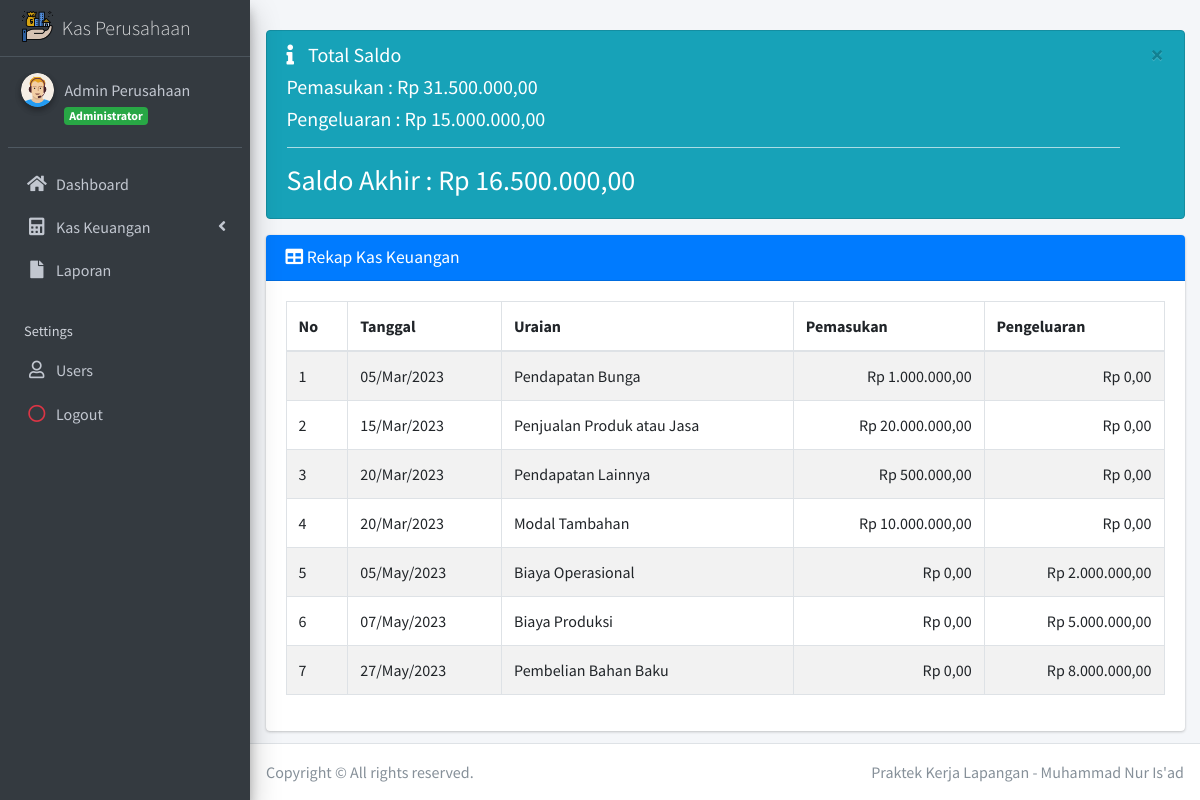
Screenshot of /?page=rekap_k (signed in) with the database file from the repository.
### tables this page shows
CREATE TABLE `tb_kas` (
  `id` int(11) NOT NULL,
  `tanggal` date NOT NULL,
  `uraian` varchar(200) NOT NULL,
  `masuk` int(11) NOT NULL,
  `keluar` int(11) NOT NULL,
  `jenis` enum('Masuk','Keluar') NOT NULL
);

### inc/rupiah.php (called while the page is built)
<?php
function rupiah($angka){
	$hasil_rupiah = "Rp " . number_format($angka,2,',','.');
	return $hasil_rupiah;
}

### bendahara/kas/rekap_kas.php (the view, shortened to what this page needs)
<?php
  $sql = $koneksi->query("SELECT SUM(masuk) as tot_masuk  from tb_kas where jenis='Masuk'");
  while ($data= $sql->fetch_assoc()) {
    $masuk=$data['tot_masuk'];
  }
?>
<?php
  $sql = $koneksi->query("SELECT SUM(keluar) as tot_keluar  from tb_kas where jenis='Keluar'");
  while ($data= $sql->fetch_assoc()) {
    $keluar=$data['tot_keluar'];
  }
?>
<div class="alert alert-info alert-dismissible">
	<button type="button" class="close" data-dismiss="alert" aria-hidden="true">&times;</button>
	<h5>
		<i class="icon fas fa-info"></i> Total Saldo </h5>
	<h5>Pemasukan :
		<?php
  echo rupiah($masuk);
  ?>
	</h5>
	<h5>Pengeluaran :
		<?php
    echo rupiah($keluar);
    ?>
	</h5>
	<hr>
	<h3>Saldo Akhir :
		<?php
    $saldo= $masuk-$keluar;
    echo rupiah($saldo);
    ?>
	</h3>
</div>
<div class="card card-primary">
	<div class="card-header">
		<h3 class="card-title">
			<i class="fa fa-table"></i> Rekap Kas Keuangan</h3>
	</div>
	<div class="card-body">
		<div class="table-responsive">
			<table class="table table-bordered table-striped">
				<thead>
					<tr>
						<th>No</th>
						<th>Tanggal</th>
						<th>Uraian</th>
						<th>Pemasukan</th>
						<th>Pengeluaran</th>
					</tr>
				</thead>
				<tbody>
					<?php
              $no = 1;
              $sql = $koneksi->query("select * from tb_kas order by tanggal asc");
              while ($data= $sql->fetch_assoc()) {
            ?>
					<tr>
						<td>
							<?php echo $no++; ?>
						</td>
						<td>
							<?php  $tgl = $data['tanggal']; echo date("d/M/Y", strtotime($tgl))?>
						</td>
						<td>
							<?php echo $data['uraian']; ?>
						</td>
						<td align="right">
							<?php echo rupiah($data['masuk']); ?>
						</td>
						<td align="right">
							<?php echo rupiah($data['keluar']); ?>
						</td>
					</tr>
					<?php
              }
            ?>
				</tbody>
			</table>
		</div>
	</div>

### index.php (shortened to what this page needs)
<?php
if (isset($_SESSION["ses_username"]) == "") {
	header("location: login");
} else {
	$data_nama = $_SESSION["ses_nama"];
	$data_level = $_SESSION["ses_level"];
}
include "inc/koneksi.php";
include "inc/rupiah.php";
?>
<!DOCTYPE html>
<html>
<head>
	<link rel="stylesheet" href="plugins/fontawesome-free/css/all.min.css">
	<link rel="stylesheet" href="https://code.ionicframework.com/ionicons/2.0.1/css/ionicons.min.css">
	<link rel="stylesheet" href="plugins/datatables-bs4/css/dataTables.bootstrap4.css">
	<link rel="stylesheet" href="dist/css/adminlte.min.css">
	<link rel="stylesheet" href="plugins/select2/css/select2.min.css">
	<link rel="stylesheet" href="plugins/select2-bootstrap4-theme/select2-bootstrap4.min.css">
</head>
<body class="hold-transition sidebar-mini">
	<div class="wrapper">
		<aside class="main-sidebar sidebar-dark-primary elevation-4">
			<a href="#" class="brand-link">
				<img src="dist/img/logo.png" alt="AdminLTE Logo" class="brand-image" style="opacity: .8">
				<span class="brand-text font-weight-light">Kas Perusahaan </span>
			</a>
			<div class="sidebar">
				<div class="user-panel mt-3 pb-3 mb-3 d-flex">
					<div class="image">
						<img src="dist/img/avatar.png" class="img-circle elevation-2" alt="User Image">
					</div>
					<div class="info">
						<a class="d-block">
							<?php echo $data_nama; ?>
						</a>
						<span class="badge badge-success">
							<?php echo $data_level; ?>
						</span>
					</div>
				</div>
				<nav class="mt-2">
					<ul class="nav nav-pills nav-sidebar flex-column" data-widget="treeview" role="menu" data-accordion="false">
						<?php
						if ($data_level == "Administrator") {
						?>
							<li class="nav-item">
								<a href="http://localhost/kas_perusahaan/" class="nav-link">
									<i class="nav-icon fas fa-home"></i>
									<p>
										Dashboard
									</p>
								</a>
							</li>
							<li class="nav-item has-treeview">
								<a href="#" class="nav-link">
									<i class="nav-icon fas fa-calculator"></i>
									<p>
										Kas Keuangan
										<i class="fas fa-angle-left right"></i>
									</p>
								</a>
							</li>
							<li class="nav-item has-treeview">
								<a href="?page=laporan" class="nav-link">
									<i class="nav-icon fas fa-file"></i>
									<p>
										Laporan
									</p>
								</a>
							</li>
							<li class="nav-header">Settings</li>
							<li class="nav-item">
								<a href="?page=data_pengguna" class="nav-link">
									<i class="nav-icon far fa-user"></i>
									<p>
										Users
									</p>
								</a>
							</li>
				<?php
						}
				?>
				<li class="nav-item">
					<a onclick="return confirm('Apakah anda yakin akan keluar ?')" href="logout.php" class="nav-link">
						<i class="nav-icon far fa-circle text-danger"></i>
						<p>
							Logout
						</p>
					</a>
				</li>
				</nav>
			</div>
		</aside>
		<div class="content-wrapper">
			<section class="content-header">
			</section>
			<section class="content">
				<div class="container-fluid">
					<?php
					if (isset($_GET['page'])) {
						$hal = $_GET['page'];
						switch ($hal) {
							case 'rekap_k':
								include "bendahara/kas/rekap_kas.php";
								break;
						}
					} else {
						if ($data_level == "Administrator") {
							include "home/admin.php";
						} elseif ($data_level == "Bendahara") {
							include "home/bendahara.php";
						}
					}
					?>
				</div>
			</section>
		</div>
		<footer class="main-footer">
			<div class="float-right d-none d-sm-block">
				Praktek Kerja Lapangan - Muhammad Nur Is'ad
			</div>
			Copyright &copy; All rights reserved.
		</footer>
	</div>
</body>
</html>

### rows the page displays
tb_kas: tanggal "05/Mar/2023", uraian "Pendapatan Bunga", masuk "Rp 1.000.000,00", keluar "Rp 0,00"
tb_kas: tanggal "15/Mar/2023", uraian "Penjualan Produk atau Jasa", masuk "Rp 20.000.000,00", keluar "Rp 0,00"
tb_kas: tanggal "20/Mar/2023", uraian "Pendapatan Lainnya", masuk "Rp 500.000,00", keluar "Rp 0,00"
tb_kas: tanggal "20/Mar/2023", uraian "Modal Tambahan", masuk "Rp 10.000.000,00", keluar "Rp 0,00"
tb_kas: tanggal "05/May/2023", uraian "Biaya Operasional", masuk "Rp 0,00", keluar "Rp 2.000.000,00"
tb_kas: tanggal "07/May/2023", uraian "Biaya Produksi", masuk "Rp 0,00", keluar "Rp 5.000.000,00"
tb_kas: tanggal "27/May/2023", uraian "Pembelian Bahan Baku", masuk "Rp 0,00", keluar "Rp 8.000.000,00"

### other values shown
$data_nama "Admin Perusahaan"
$data_level "Administrator"
rupiah($masuk) "Rp 31.500.000,00"
rupiah($keluar) "Rp 15.000.000,00"
rupiah($saldo) "Rp 16.500.000,00"
